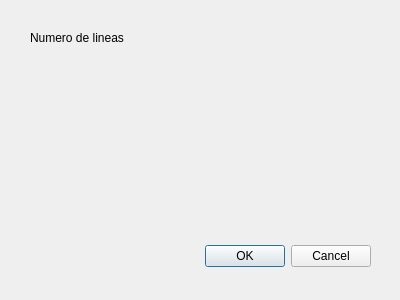
<?xml version="1.0" encoding="UTF-8"?>
<ui version="4.0">
 <class>DInfo</class>
 <widget class="QDialog" name="DInfo">
  <property name="geometry">
   <rect>
    <x>0</x>
    <y>0</y>
    <width>400</width>
    <height>300</height>
   </rect>
  </property>
  <property name="windowTitle">
   <string>Dialog</string>
  </property>
  <widget class="QDialogButtonBox" name="buttonBox">
   <property name="geometry">
    <rect>
     <x>30</x>
     <y>240</y>
     <width>341</width>
     <height>32</height>
    </rect>
   </property>
   <property name="orientation">
    <enum>Qt::Horizontal</enum>
   </property>
   <property name="standardButtons">
    <set>QDialogButtonBox::Cancel|QDialogButtonBox::Ok</set>
   </property>
  </widget>
  <widget class="QLabel" name="label">
   <property name="geometry">
    <rect>
     <x>30</x>
     <y>30</y>
     <width>131</width>
     <height>16</height>
    </rect>
   </property>
   <property name="text">
    <string>Numero de lineas</string>
   </property>
  </widget>
  <widget class="QLabel" name="lLineas">
   <property name="geometry">
    <rect>
     <x>190</x>
     <y>30</y>
     <width>131</width>
     <height>21</height>
    </rect>
   </property>
   <property name="text">
    <string/>
   </property>
  </widget>
 </widget>
 <resources/>
 <connections>
  <connection>
   <sender>buttonBox</sender>
   <signal>accepted()</signal>
   <receiver>DInfo</receiver>
   <slot>accept()</slot>
   <hints>
    <hint type="sourcelabel">
     <x>248</x>
     <y>254</y>
    </hint>
    <hint type="destinationlabel">
     <x>157</x>
     <y>274</y>
    </hint>
   </hints>
  </connection>
  <connection>
   <sender>buttonBox</sender>
   <signal>rejected()</signal>
   <receiver>DInfo</receiver>
   <slot>reject()</slot>
   <hints>
    <hint type="sourcelabel">
     <x>316</x>
     <y>260</y>
    </hint>
    <hint type="destinationlabel">
     <x>286</x>
     <y>274</y>
    </hint>
   </hints>
  </connection>
 </connections>
</ui>
